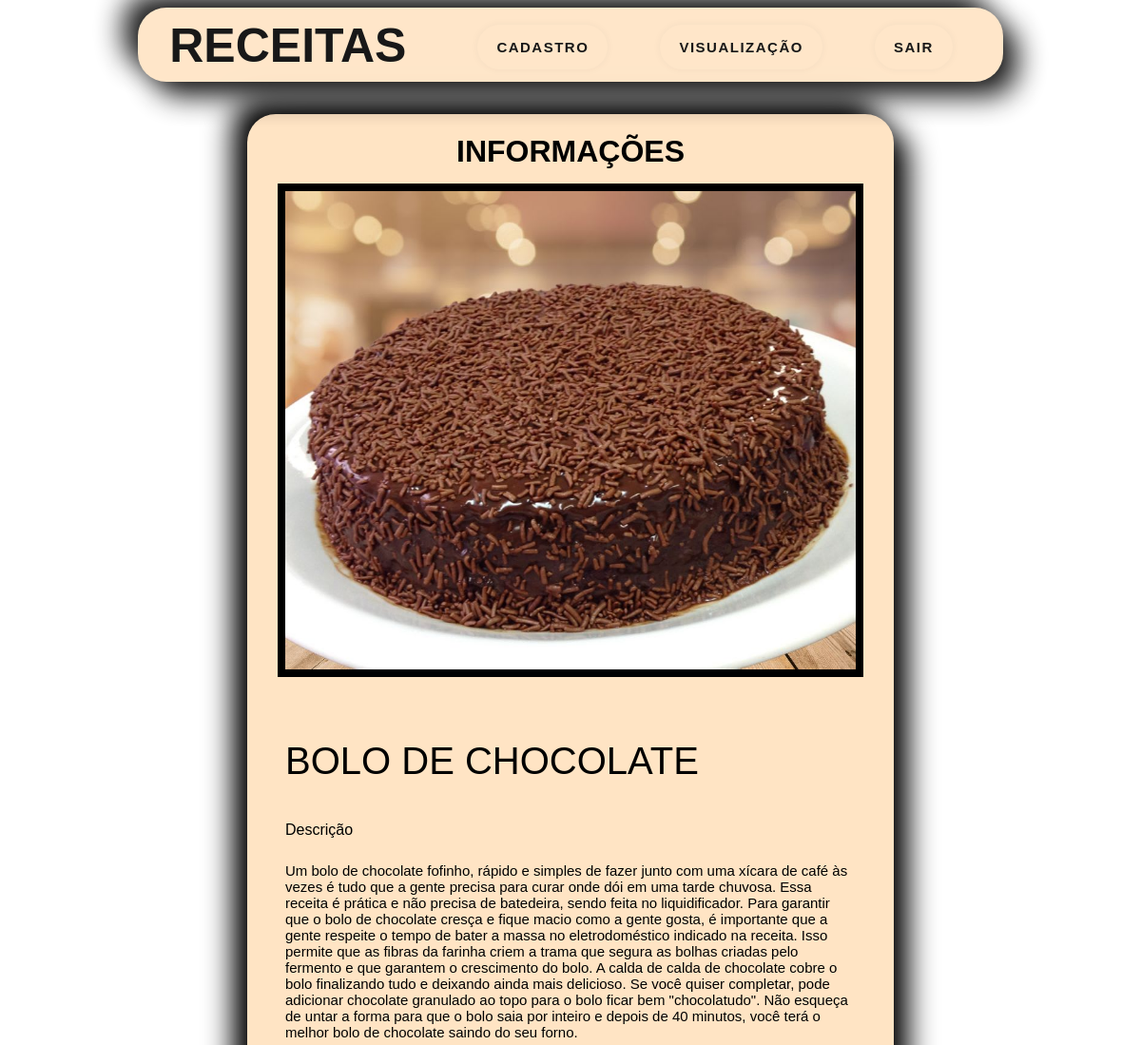
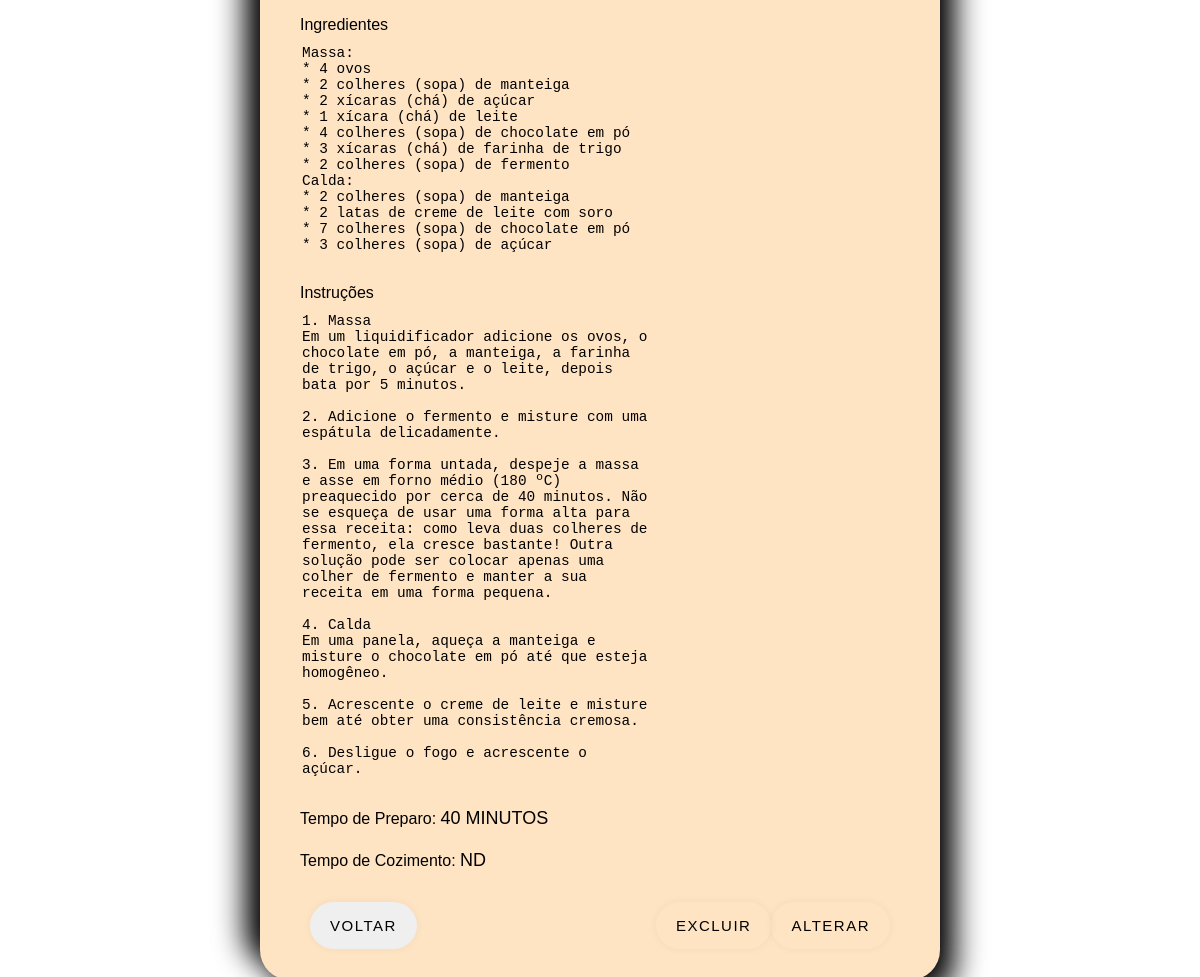
The app's page /info.php?id=6 with its own data (2 pictures, top to bottom).
### tables this page shows
CREATE TABLE `tabela_receita` (
  `id_Receita` int(11) NOT NULL,
  `nome_Receita` varchar(100) NOT NULL,
  `img_Receita` varchar(100) NOT NULL,
  `desc_Receita` varchar(1200) NOT NULL,
  `item_Receita` varchar(1200) NOT NULL,
  `inst_Receita` varchar(1200) NOT NULL,
  `tempP_Receita` varchar(50) NOT NULL,
  `tempC_Receita` varchar(50) NOT NULL
);

### info_view.php (called while the page is built)
<?php
try {
    require_once("./_conexao/_conexao.php");
    $id = filter_input(INPUT_GET, "id", FILTER_SANITIZE_NUMBER_INT);
    $comandoSQL = $conexao->prepare("
        SELECT * FROM tabela_receita WHERE id_Receita = :id
    ");
    $comandoSQL->execute(array(
        ":id" => $id
    ));
    $retorno = $comandoSQL->fetch();
}catch(PDOException $erro) {
    echo "Entre em contato com o suporte!";
}

### info.php (the view, shortened to what this page needs)
<!DOCTYPE html>
<html lang="pt-br">
<head>
</head>
<body>
<!DOCTYPE html>
<html lang="pt-br">
<head>
    <link rel="stylesheet" href="CSS/estilo.css">
</head>
<body>
    <div class="container"><?php require_once("./menu.php")?></div>
    <?php
        require_once("./info_view.php");
    ?>
    <div class="container info__form">
        <form action="" method="post">
            <h1>INFORMAÇÕES</h1>
            <div class="row img">
                <img src="./img/<?=$retorno['img_Receita']; ?>" alt="Perfil" width="600" class="info__img">
            </div>
            <div class="row">
                <div class="col info">
                    <label for="infonome"><?=$retorno['nome_Receita'];?></label>
                </div>
            </div>
            <div class="row">
                <div class="col info">
                    <label for="desc" class="area">Descrição</label>
                    <label for="infodesc"><?=$retorno['desc_Receita'];?></label>
                </div>
            </div>
            <div class="row info__area">
                <div class="col">
                    <label for="item" class="area">Ingredientes</label>
                    <textarea
                    class="my-textarea"
                    name="instrucao"
                    id="instrucao"
                    cols="30"
                    rows="10"
                    disabled><?=$retorno['item_Receita'];?></textarea>
                </div>
            </div>
            <div class="row info__area">
                <div class="col">
                    <label for="instrucao" class="area">Instruções</label>
                    <textarea
                    class="my-textarea2"
                    name="instrucao"
                    id="instrucao"
                    rows="1"
                    disabled><?=$retorno['inst_Receita'];?></textarea>
                </div>
            </div>
            <div class="row">
                <div class="col">
                    <label for="tempPreparo">Tempo de Preparo:</label>
                    <label for="infotemp"><?=$retorno['tempP_Receita'];?></label>
                </div>
            </div>
            <div class="row">
                <div class="col">
                    <label for="tempCozimento">Tempo de Cozimento:</label>
                    <label for="infoCozimento"><?=$retorno['tempC_Receita'];?></label>
                </div>
            </div>
            <div class="row voltar">
                <input type="reset" value="VOLTAR" onclick="javascript:window.location.href='visualizar.php'">
                <div class="alternar">
                    <a href="excluir.php?id=<?=$retorno['id_Receita'];?>" class="ex">Excluir</a>
                    <a href="alternar.php?id=<?=$retorno['id_Receita'];?>" class="al">Alterar</a>
                </div>
            </div>
        </form>
    </div>
</body>
</html>
</body>
</html>

### CSS/estilo.css (style rules this page uses)
body { font-family: 'Lucida Sans', 'Lucida Sans Regular', 'Lucida Grande', 'Lucida Sans Unicode', Geneva, Verdana, sans-serif; font-size: medium; background-image: url('../img/Pizza.jpg'); background-repeat: no-repeat; background-position: center; background-size: auto; color: black; }
.container { display: flex; justify-content: center; align-items: center; }
form { margin-top: 34px; text-align: center; padding: 33px 100px; border-radius: 30px; background-color: #FFE4C4; box-shadow: 15px 15px 30px #000000, -15px -15px 30px #000000; }
h1 { margin-bottom: 15px; }

### CSS/cadastro.css (style rules this page uses)
.col { width: 100%; }
.row { display: flex; gap: 10px; text-align: left; margin-bottom: 21px; }
label.area { display: block; }
textarea { width: 350px; height: 200px; margin-top: 9px; resize: none; font-weight: 500; font-size: 0.9rem; color: black; background-color: #FFE4C4; box-shadow: 0 0 .4vw rgba(0,0,0,0.5), 0 0 0 .15vw transparent; border-radius: 0.4vw; border: none; outline: none; transition: .4s; }
input[type="reset"], input[type="submit"] { margin: auto; text-decoration: none; padding: 15px 20px; border-radius: 50px; cursor: pointer; border: 0; box-shadow: rgb(0 0 0 / 5%) 0 0 8px; letter-spacing: 1.5px; text-transform: uppercase; font-size: 15px; transition: all 0.5s ease; color: black; }

### CSS/informa.css (style rules this page uses)
.info { display: flex; flex-direction: column; padding-top: 20px; }
.info label[for="infonome"] { margin-top: 25px; font-weight: 500; font-size: 40px; text-transform: uppercase; }
.info label[for="infodesc"] { margin-top: 25px; font-weight: 500; font-size: 15px; word-wrap: break-word; overflow-wrap: break-word; }
.info__area textarea { box-shadow: none; border-radius: none; transition: none; overflow: hidden; }
.info__form form { width: 50vw; padding: 0px 40px; overflow: hidden; }
.col label[for="infotemp"] { font-weight: 500; font-size: 18px; text-transform: uppercase; }
.col label[for="infoCozimento"] { font-weight: 500; font-size: 18px; text-transform: uppercase; }
.img { align-items: center; justify-content: center; }
.info__img { border: 0.5rem solid black; }
.voltar { position: relative; padding: 10px; }
.voltar input[type="reset"] { position: absolute; }
.alternar { display: flex; margin-left: auto; }
.alternar a { text-decoration: none; padding: 15px 20px; border-radius: 50px; cursor: pointer; border: 0; box-shadow: rgb(0 0 0 / 5%) 0 0 8px; letter-spacing: 1.5px; text-transform: uppercase; font-size: 15px; transition: all 0.5s ease; color: black; }

### records on screen
tabela_receita: img_Receita (picture), nome_Receita "BOLO DE CHOCOLATE", desc_Receita "Um bolo de chocolate fofinho, rápido e simples de fazer junto com uma xícara de café às vezes é tudo que a gente precisa para curar onde dói em uma tarde chuvosa. Essa receita é prática e não precisa de batedeira, sendo feita no liquidificador. Para garantir que o bolo de chocolate cresça e fique macio como a gente gosta, é importante que a gente respeite o tempo de bater a massa no eletrodoméstico indicado na receita. Isso permite que as fibras da farinha criem a trama que segura as bolhas criadas pelo fermento e que garantem o crescimento do bolo. A calda de calda de chocolate cobre o bolo finalizando tudo e deixando ainda mais delicioso. Se você quiser completar, pode adicionar chocolate…", instrucao "Massa: * 4 ovos * 2 colheres (sopa) de manteiga * 2 xícaras (chá) de açúcar * 1 xícara (chá) de leite * 4 colheres (sopa) de chocolate em pó * 3 xícaras (chá) de farinha de trigo * 2 colheres (sopa) de fermento Calda: * 2 colheres (sopa) de manteiga * 2 latas de creme de leite com soro * 7 colheres (sopa) de chocolate em pó * 3 colheres (sopa) de açúcar", instrucao "1. Massa Em um liquidificador adicione os ovos, o chocolate em pó, a manteiga, a farinha de trigo, o açúcar e o leite, depois bata por 5 minutos. 2. Adicione o fermento e misture com uma espátula delicadamente. 3. Em uma forma untada, despeje a massa e asse em forno médio (180 ºC) preaquecido por cerca de 40 minutos. Não se esqueça de usar uma forma alta para essa receita: como leva duas colheres de fermento, ela cresce bastante! Outra solução pode ser colocar apenas uma colher de fermento e manter a sua receita em uma forma pequena. 4. Calda Em uma panela, aqueça a manteiga e misture o chocolate em pó até que esteja homogêneo. 5. Acrescente o creme de leite e misture bem até obter uma…", tempP_Receita "40 MINUTOS", tempC_Receita "ND"
